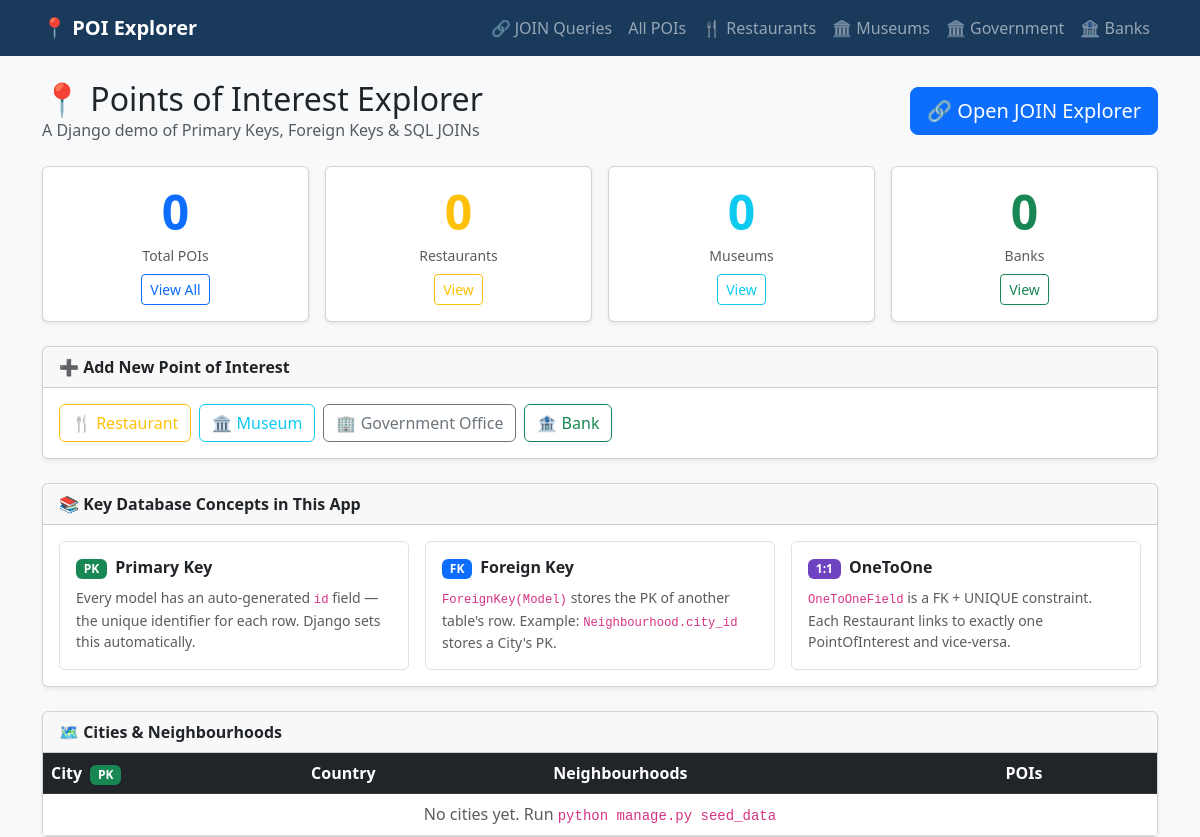
Before: / with the older database file.
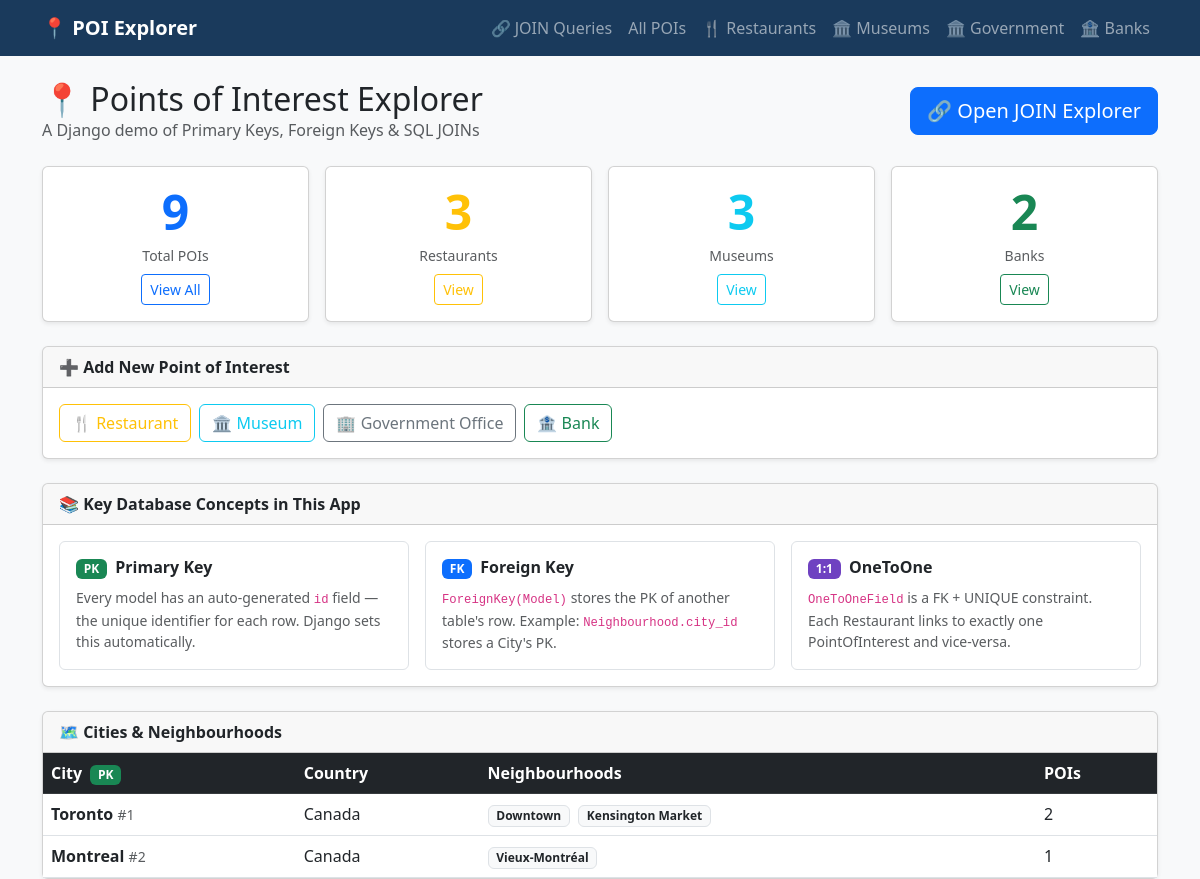
After: the same page with the newer database file.
### poi/models.py (models this page shows, shortened)
class City(models.Model):
    name    = models.CharField(max_length=100)
    country = models.CharField(max_length=100)
    class Meta:
        verbose_name_plural = "Cities"

class Neighbourhood(models.Model):
    name = models.CharField(max_length=100)
    city = models.ForeignKey(
        City,
        on_delete=models.CASCADE,
        related_name='neighbourhoods'
    )

### poi/views.py (the view)
# urls.py: path('',              views.dashboard,   name='dashboard'),
def dashboard(request):
    context = {
        'total_poi':         PointOfInterest.objects.count(),
        'total_restaurants': Restaurant.objects.count(),
        'total_museums':     Museum.objects.count(),
        'total_govt':        GovernmentOffice.objects.count(),
        'total_banks':       Bank.objects.count(),
        'cities':            City.objects.all(),
    }
    return render(request, 'poi/dashboard.html', context)

### poi/templates/poi/dashboard.html (shortened to what the changed rows need)
{% extends "poi/base.html" %}
{% block content %}
<div class="d-flex justify-content-between align-items-center mb-4">
  <div>
    <h2 class="mb-0">📍 Points of Interest Explorer</h2>
  </div>
</div>
<div class="row g-3 mb-4">
  <div class="col-sm-6 col-md-3">
    <div class="card shadow-sm text-center h-100">
      <div class="card-body">
        <div class="display-5 fw-bold text-primary">{{ total_poi }}</div>
        <div class="text-muted small mt-1">Total POIs</div>
        <a href="{% url 'poi:poi_list' %}" class="btn btn-sm btn-outline-primary mt-2">View All</a>
      </div>
    </div>
  </div>
  <div class="col-sm-6 col-md-3">
    <div class="card shadow-sm text-center h-100">
      <div class="card-body">
        <div class="display-5 fw-bold text-warning">{{ total_restaurants }}</div>
        <div class="text-muted small mt-1">Restaurants</div>
        <a href="{% url 'poi:restaurant_list' %}" class="btn btn-sm btn-outline-warning mt-2">View</a>
      </div>
    </div>
  </div>
  <div class="col-sm-6 col-md-3">
    <div class="card shadow-sm text-center h-100">
      <div class="card-body">
        <div class="display-5 fw-bold text-info">{{ total_museums }}</div>
        <div class="text-muted small mt-1">Museums</div>
        <a href="{% url 'poi:museum_list' %}" class="btn btn-sm btn-outline-info mt-2">View</a>
      </div>
    </div>
  </div>
  <div class="col-sm-6 col-md-3">
    <div class="card shadow-sm text-center h-100">
      <div class="card-body">
        <div class="display-5 fw-bold text-success">{{ total_banks }}</div>
        <div class="text-muted small mt-1">Banks</div>
        <a href="{% url 'poi:bank_list' %}" class="btn btn-sm btn-outline-success mt-2">View</a>
      </div>
    </div>
  </div>
</div>
<div class="card shadow-sm">
  <div class="card-body p-0">
    <table class="table table-hover mb-0">
      <thead class="table-dark">
        <tr>
          <th>City <span class="badge bg-success ms-1">PK</span></th>
          <th>Country</th>
          <th>Neighbourhoods</th>
          <th>POIs</th>
        </tr>
      </thead>
      <tbody>
        {% for city in cities %}
        <tr>
          <td><strong>{{ city.name }}</strong> <span class="text-muted small">#{{ city.pk }}</span></td>
          <td>{{ city.country }}</td>
          <td>
            {% for n in city.neighbourhoods.all %}
              <span class="badge bg-light text-dark border me-1">{{ n.name }}</span>
            {% empty %}
              <span class="text-muted small">—</span>
            {% endfor %}
          </td>
          <td>{{ city.neighbourhoods.all|length }}</td>
        </tr>
        {% empty %}
        <tr><td colspan="4" class="text-center text-muted">No cities yet. Run <code>python manage.py seed_data</code></td></tr>
        {% endfor %}
      </tbody>
    </table>
  </div>
</div>
{% endblock %}

Changed rows visible on the page:
added City: name "Toronto", pk "1", country "Canada", neighbourhoods.all|length "2"
added Neighbourhood: name "Downtown", shown under "Toronto"
added Neighbourhood: name "Kensington Market", shown under "Toronto"
added City: name "Montreal", pk "2", country "Canada", neighbourhoods.all|length "1"
added Neighbourhood: name "Vieux-Montréal", shown under "Montreal"
Other visible differences:
{{ total_poi }}: "0" → "9"
{{ total_restaurants }}: "0" → "3"
{{ total_museums }}: "0" → "3"
{{ total_banks }}: "0" → "2"
text no longer shown: "No cities yet. Run python manage.py seed_data"
